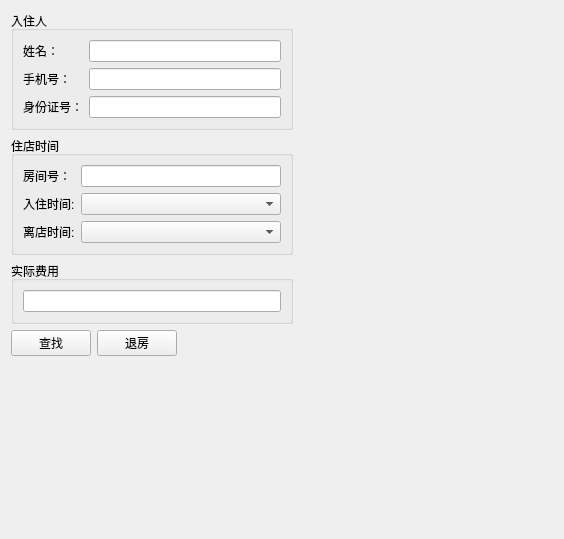
<?xml version="1.0" encoding="UTF-8"?>
<ui version="4.0">
 <class>CheckOutPage</class>
 <widget class="QWidget" name="CheckOutPage">
  <property name="geometry">
   <rect>
    <x>0</x>
    <y>0</y>
    <width>564</width>
    <height>539</height>
   </rect>
  </property>
  <property name="windowTitle">
   <string>Form</string>
  </property>
  <layout class="QHBoxLayout" name="horizontalLayout_2">
   <item>
    <layout class="QVBoxLayout" name="verticalLayout_2">
     <item>
      <widget class="QGroupBox" name="PERSON_1">
       <property name="title">
        <string>入住人</string>
       </property>
       <layout class="QFormLayout" name="formLayout">
        <item row="0" column="0">
         <widget class="QLabel" name="label">
          <property name="text">
           <string>姓名：</string>
          </property>
         </widget>
        </item>
        <item row="0" column="1">
         <widget class="QLineEdit" name="LE_NAME_1">
          <property name="minimumSize">
           <size>
            <width>192</width>
            <height>0</height>
           </size>
          </property>
         </widget>
        </item>
        <item row="1" column="0">
         <widget class="QLabel" name="label_2">
          <property name="text">
           <string>手机号：</string>
          </property>
         </widget>
        </item>
        <item row="1" column="1">
         <widget class="MobilePhoneLineEdit" name="LE_PHONE_1">
          <property name="minimumSize">
           <size>
            <width>192</width>
            <height>0</height>
           </size>
          </property>
         </widget>
        </item>
        <item row="2" column="0">
         <widget class="QLabel" name="label_3">
          <property name="text">
           <string>身份证号：</string>
          </property>
         </widget>
        </item>
        <item row="2" column="1">
         <widget class="IDNumberLineEdit" name="LE_ID_1">
          <property name="minimumSize">
           <size>
            <width>192</width>
            <height>0</height>
           </size>
          </property>
         </widget>
        </item>
       </layout>
      </widget>
     </item>
     <item>
      <widget class="QGroupBox" name="TIME">
       <property name="title">
        <string>住店时间</string>
       </property>
       <layout class="QFormLayout" name="formLayout_2">
        <item row="1" column="0">
         <widget class="QLabel" name="label_4">
          <property name="text">
           <string>入住时间:</string>
          </property>
         </widget>
        </item>
        <item row="1" column="1">
         <widget class="DateTimeEdit" name="CB_CHECKIN_DATE"/>
        </item>
        <item row="2" column="0">
         <widget class="QLabel" name="label_5">
          <property name="text">
           <string>离店时间:</string>
          </property>
         </widget>
        </item>
        <item row="2" column="1">
         <widget class="DateTimeEdit" name="CB_CHECKOUT_DATE"/>
        </item>
        <item row="0" column="1">
         <widget class="QLineEdit" name="LE_ROOM">
          <property name="readOnly">
           <bool>true</bool>
          </property>
         </widget>
        </item>
        <item row="0" column="0">
         <widget class="QLabel" name="label_6">
          <property name="text">
           <string>房间号：</string>
          </property>
         </widget>
        </item>
       </layout>
      </widget>
     </item>
     <item>
      <widget class="QGroupBox" name="verticalGroupBox">
       <property name="title">
        <string>实际费用</string>
       </property>
       <layout class="QVBoxLayout" name="verticalLayout">
        <item>
         <widget class="QLineEdit" name="LE_FEE">
          <property name="readOnly">
           <bool>true</bool>
          </property>
         </widget>
        </item>
       </layout>
      </widget>
     </item>
     <item>
      <layout class="QHBoxLayout" name="horizontalLayout">
       <item>
        <widget class="QPushButton" name="PB_FIND">
         <property name="text">
          <string>查找</string>
         </property>
        </widget>
       </item>
       <item>
        <widget class="QPushButton" name="PB_CHECKOUT">
         <property name="text">
          <string>退房</string>
         </property>
        </widget>
       </item>
       <item>
        <spacer name="horizontalSpacer">
         <property name="orientation">
          <enum>Qt::Horizontal</enum>
         </property>
         <property name="sizeHint" stdset="0">
          <size>
           <width>40</width>
           <height>20</height>
          </size>
         </property>
        </spacer>
       </item>
      </layout>
     </item>
     <item>
      <spacer name="verticalSpacer">
       <property name="orientation">
        <enum>Qt::Vertical</enum>
       </property>
       <property name="sizeHint" stdset="0">
        <size>
         <width>20</width>
         <height>40</height>
        </size>
       </property>
      </spacer>
     </item>
    </layout>
   </item>
   <item>
    <spacer name="horizontalSpacer_2">
     <property name="orientation">
      <enum>Qt::Horizontal</enum>
     </property>
     <property name="sizeHint" stdset="0">
      <size>
       <width>40</width>
       <height>20</height>
      </size>
     </property>
    </spacer>
   </item>
  </layout>
 </widget>
 <customwidgets>
  <customwidget>
   <class>DateTimeEdit</class>
   <extends>QComboBox</extends>
   <header>Widgets/DateTimeEdit/date_time_edit.h</header>
  </customwidget>
  <customwidget>
   <class>MobilePhoneLineEdit</class>
   <extends>QLineEdit</extends>
   <header>Widgets/MobilePhoneLineEdit.h</header>
  </customwidget>
  <customwidget>
   <class>IDNumberLineEdit</class>
   <extends>QLineEdit</extends>
   <header>Widgets/IDNumberLineEdit.h</header>
  </customwidget>
 </customwidgets>
 <resources/>
 <connections/>
</ui>
